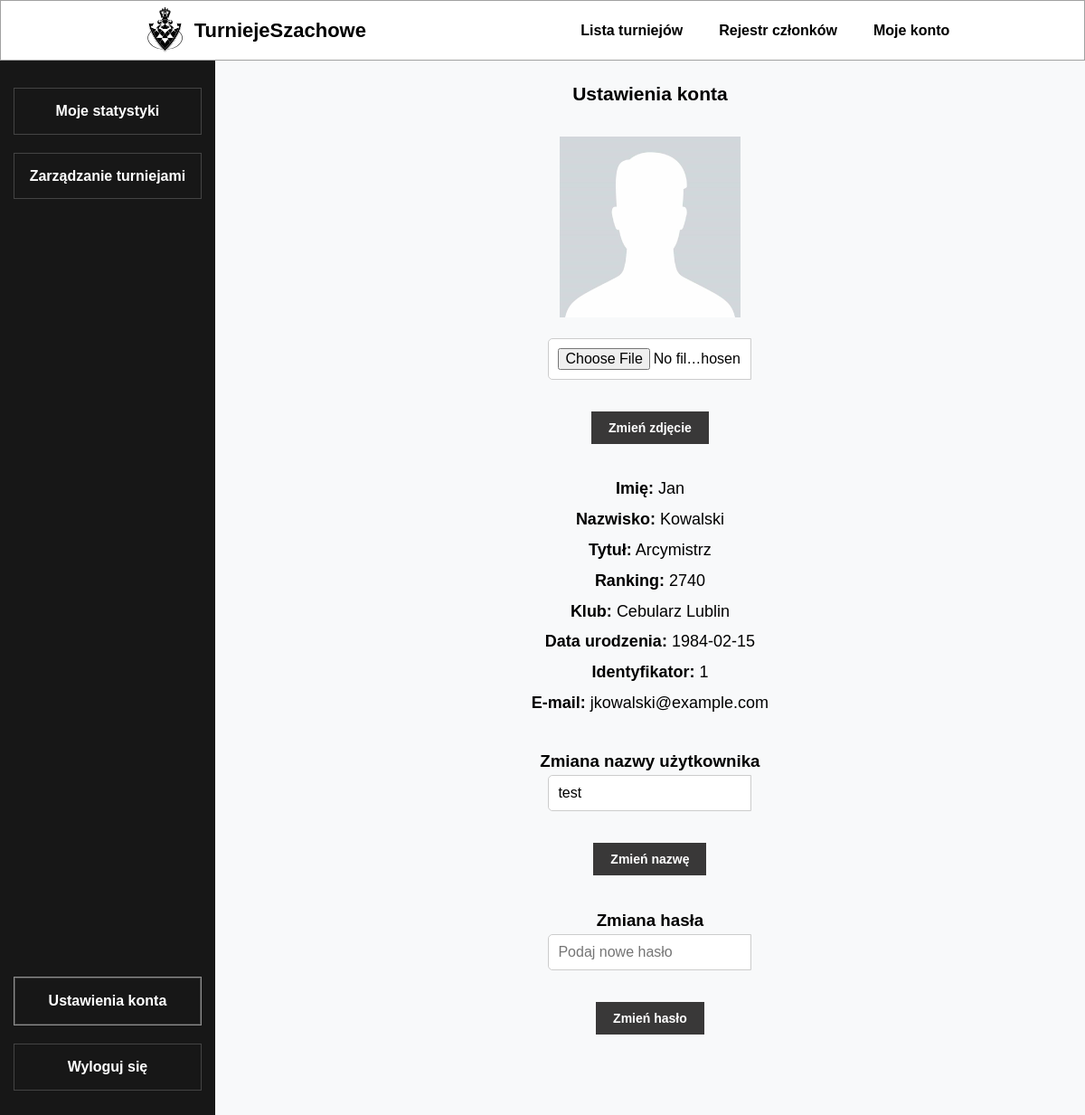
Screenshot of /pages/account_settings.php (signed in) with the database file from the repository.
### tables this page shows
CREATE TABLE `users` (
  `UserID` int(11) NOT NULL,
  `UserName` varchar(50) NOT NULL,
  `Password` varchar(255) NOT NULL,
  `FirstName` varchar(255) NOT NULL,
  `LastName` varchar(255) NOT NULL,
  `Email` varchar(255) NOT NULL,
  `Ranking` int(11) DEFAULT NULL,
  `Role` enum('player','arbiter') DEFAULT 'player',
  `ProfilePicture` varchar(255) DEFAULT '../uploads/default.png',
  `CreatedAt` timestamp NOT NULL DEFAULT CURRENT_TIMESTAMP,
  `Club` varchar(255) DEFAULT NULL,
  `Birthday` date DEFAULT NULL,
  `Title` varchar(50) DEFAULT NULL
);

### pages/account_settings.php (the view, shortened to what this page needs)
<?php
require_once "../scripts/connect.php";
$con = new mysqli($host, $db_user, $db_password, $db_name);
$con->set_charset("utf8");
$userId = $_SESSION['UserID'];
$stmtGetUser = $con->prepare('SELECT * FROM users WHERE UserID = ?');
$stmtGetUser->bind_param('i', $userId);
$stmtGetUser->execute();
$result = $stmtGetUser->get_result();
$user = $result->fetch_assoc();
$ranking = $user['Ranking'] ?? 'Nie ustalono rankingu';
$profilePicture = $user['ProfilePicture'] ? htmlspecialchars($user['ProfilePicture']) : '../uploads/default_photo.png';
$userName = htmlspecialchars($user['FirstName']);
$userSurName = htmlspecialchars($user['LastName']);
$title = htmlspecialchars($user['Title'] ?? '');
$club = htmlspecialchars($user['Club'] ?? '');
$birthday = htmlspecialchars($user['Birthday']);
$userID = htmlspecialchars($user['UserID']);
$email = htmlspecialchars($user['Email'] ?? '');
?>
<!DOCTYPE HTML>
<html lang="pl">
<head>
    <link rel="stylesheet" href="../css/main.css">
    <link rel="stylesheet" href="../css/account.css">
    <link rel="stylesheet" href="../css/main_mobile.css">
</head>
<body>
<?php include('../include/header.php'); ?>
<div class="main-container">
<?php include('../include/account_side_menu.php'); ?>
    <div class="table-container">
        <div class="form-container">
            <h2 class="form-container-title">Ustawienia konta</h2>
            <?php
        echo "<div class='players-container'>";
            echo "<div class='player-card'>";
            echo "<img src='" . $profilePicture . "' alt='Zdjęcie zawodnika' class='player-image'>";
            ?>
                <form class="form-container-form form" action="<?php echo htmlspecialchars($_SERVER['PHP_SELF']); ?>" method="post" enctype="multipart/form-data">
                <div>
                    <input class="search-input" type="file" id="profile_picture" name="profile_picture" required>
                </div>
                <div>
                    <button class="form-button" type="submit">Zmień zdjęcie</button>
                </div>
            </form>
            <?php
            echo "<div class='player-info'>";
            echo "<p><strong>Imię:</strong> " . $userName . "</p>";
            echo "<p><strong>Nazwisko:</strong> " . $userSurName . "</p>";
            echo "<p><strong>Tytuł:</strong> " . $title . "</p>";
            echo "<p><strong>Ranking:</strong> " . $ranking . "</p>";
            echo "<p><strong>Klub:</strong> " . $club . "</p>";
            echo "<p><strong>Data urodzenia:</strong> " . $birthday . "</p>";
            echo "<p><strong>Identyfikator:</strong> " . $userID . "</p>";
            echo "<p><strong>E-mail:</strong> " . $email . "</p>";
            echo "</div></div>";
            echo "</div>";
            ?>
            <form class="form-container-form form" action="<?php echo htmlspecialchars($_SERVER['PHP_SELF']); ?>" method="post">
                <div>
                <h3>Zmiana nazwy użytkownika</h3>
                    <input class="search-input" type="text" id="username" name="username" value="<?php echo htmlspecialchars($user['UserName']); ?>" required>
                </div>
                <div>
                    <button class="form-button" type="submit">Zmień nazwę</button>
                </div>
            </form>
            <form class="form-container-form form" action="<?php echo htmlspecialchars($_SERVER['PHP_SELF']); ?>" method="post">
                <h3>Zmiana hasła</h3>
                <div>
                    <input class="search-input" type="password" id="new_password" name="new_password" placeholder="Podaj nowe hasło" required>
                </div>
                <div>
                    <button class="form-button" type="submit">Zmień hasło</button>
                </div>
            </form>
        </div>
    </div>
</div>
</body>
</html>

### css/main.css (style rules this page uses)
* { -webkit-font-smoothing: antialiased; -moz-osx-font-smoothing: grayscale; }
*, *::before, *::after { box-sizing: border-box; margin: 0; padding: 0; }
body { background-color: #f8f9fa; z-index: -1; font-family: 'Fira Code', sans-serif; color: black; min-height: 100vh; display: -webkit-box; display: flex; -webkit-box-pack: center; -webkit-box-align: center; align-items: center; margin: 0; display: flex; flex-direction: column; min-height: 100vh; line-height: 1.6; }
.main-container { display: flex; min-height: 80vh; align-items: center; }
.form-container { padding: 5vh 8vw; border: 1px solid #ccc; border-radius: 8px; display: flex; flex-direction: column; text-align: center; color: black; background-color: #f0f0f0; }
.form-container-title { font-size: 21px; margin: 0; }
.form { margin-top: 5px; display: -webkit-box; display: flex; -webkit-box-pack: center; justify-content: center; -webkit-box-align: center; align-items: center; -webkit-box-orient: vertical; -webkit-box-direction: normal; flex-direction: column; }
.form-button { margin-top: 30px; margin-bottom: 30px; background-color: #060505c9; border: none; font-size: 14px; padding: 10px 19px; font-weight: 600; display: block; color: white; }
.table-container { max-height: 85vh; overflow-y: auto; position: relative; z-index: 2; color: black; }
.search-input { padding: 10px; border: 1px solid #ccc; border-radius: 5px 0 0 5px; width: 225px; font-size: 16px; background-color: #fff; }
.players-container { display: flex; flex-wrap: wrap; justify-content: center; margin-top: 20px; }
.player-card { background-color: #f0f0f0; border: 1px solid #ccc; border-radius: 8px; margin: 10px; padding: 15px; width: 250px; text-align: left; }
.player-image { width: 100%; height: auto; margin-bottom: 10px; }
.player-info { color: black; }
.player-info p { margin: 5px 0; }
.table-container { display: flex; flex-direction: column; align-items: center; margin: 20px; }

### css/account.css (style rules this page uses)
body { align-items: normal; padding: 0; overflow: hidden; }
.main-container { display: flex; flex-direction: row; min-height: calc(100vh - 60px); align-items: stretch; justify-content: space-between; color: black; }
.table-container { width: 84vw; }
.form-container { padding: 5vh 20vw; border: none; background-color: unset; }
.player-card { background-color: unset; font-size: large; text-align: center; padding: unset; width: unset; margin-bottom: 25px; border: none; }
.form-container { padding: unset; }
.player-image { width: 25%; }
.search-input { margin-bottom: 5px; }
h2 { margin-bottom: 12px; }

### rows the page displays
users: ProfilePicture (placeholder picture), FirstName "Jan", LastName "Kowalski", Title "Arcymistrz", Ranking "2740", Club "Cebularz Lublin", Birthday "1984-02-15", UserID "1", Email "jkowalski@example.com", username "test"
